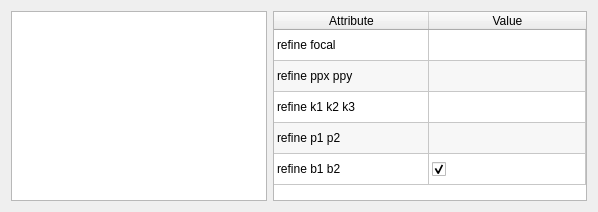
<?xml version="1.0" encoding="UTF-8"?>
<ui version="4.0">
 <class>CameraSelftAdjustWidget</class>
 <widget class="QWidget" name="CameraSelftAdjustWidget">
  <property name="geometry">
   <rect>
    <x>0</x>
    <y>0</y>
    <width>598</width>
    <height>212</height>
   </rect>
  </property>
  <property name="windowTitle">
   <string>CameraSelftAdjustWidget</string>
  </property>
  <layout class="QHBoxLayout" name="horizontalLayout" stretch="0,1">
   <item>
    <widget class="QListWidget" name="listWidget_camera">
     <property name="viewMode">
      <enum>QListView::ListMode</enum>
     </property>
    </widget>
   </item>
   <item>
    <widget class="QTableWidget" name="tableWidget_initial">
     <property name="autoFillBackground">
      <bool>false</bool>
     </property>
     <property name="frameShape">
      <enum>QFrame::StyledPanel</enum>
     </property>
     <property name="frameShadow">
      <enum>QFrame::Plain</enum>
     </property>
     <property name="editTriggers">
      <set>QAbstractItemView::NoEditTriggers</set>
     </property>
     <property name="alternatingRowColors">
      <bool>true</bool>
     </property>
     <property name="showGrid">
      <bool>true</bool>
     </property>
     <property name="gridStyle">
      <enum>Qt::SolidLine</enum>
     </property>
     <attribute name="horizontalHeaderCascadingSectionResizes">
      <bool>false</bool>
     </attribute>
     <attribute name="horizontalHeaderDefaultSectionSize">
      <number>155</number>
     </attribute>
     <attribute name="horizontalHeaderMinimumSectionSize">
      <number>50</number>
     </attribute>
     <attribute name="horizontalHeaderStretchLastSection">
      <bool>true</bool>
     </attribute>
     <attribute name="verticalHeaderVisible">
      <bool>false</bool>
     </attribute>
     <attribute name="verticalHeaderCascadingSectionResizes">
      <bool>false</bool>
     </attribute>
     <attribute name="verticalHeaderDefaultSectionSize">
      <number>31</number>
     </attribute>
     <attribute name="verticalHeaderMinimumSectionSize">
      <number>30</number>
     </attribute>
     <attribute name="verticalHeaderStretchLastSection">
      <bool>false</bool>
     </attribute>
     <row>
      <property name="text">
       <string>refine f</string>
      </property>
     </row>
     <row>
      <property name="text">
       <string>refine ppxy</string>
      </property>
     </row>
     <row>
      <property name="text">
       <string>refine k1k2k3</string>
      </property>
     </row>
     <row>
      <property name="text">
       <string>refine p1p2</string>
      </property>
     </row>
     <row>
      <property name="text">
       <string>refine b1b2</string>
      </property>
     </row>
     <column>
      <property name="text">
       <string>Attribute</string>
      </property>
     </column>
     <column>
      <property name="text">
       <string>Value</string>
      </property>
     </column>
     <item row="0" column="0">
      <property name="text">
       <string>refine focal</string>
      </property>
     </item>
     <item row="0" column="1">
      <property name="text">
       <string/>
      </property>
      <property name="checkState">
       <enum>Unchecked</enum>
      </property>
     </item>
     <item row="1" column="0">
      <property name="text">
       <string>refine ppx ppy</string>
      </property>
     </item>
     <item row="1" column="1">
      <property name="text">
       <string/>
      </property>
      <property name="checkState">
       <enum>Unchecked</enum>
      </property>
     </item>
     <item row="2" column="0">
      <property name="text">
       <string>refine k1 k2 k3</string>
      </property>
     </item>
     <item row="2" column="1">
      <property name="text">
       <string/>
      </property>
      <property name="checkState">
       <enum>Unchecked</enum>
      </property>
     </item>
     <item row="3" column="0">
      <property name="text">
       <string>refine p1 p2</string>
      </property>
     </item>
     <item row="3" column="1">
      <property name="text">
       <string/>
      </property>
      <property name="checkState">
       <enum>Unchecked</enum>
      </property>
     </item>
     <item row="4" column="0">
      <property name="text">
       <string>refine b1 b2</string>
      </property>
     </item>
     <item row="4" column="1">
      <property name="text">
       <string/>
      </property>
      <property name="checkState">
       <enum>Checked</enum>
      </property>
     </item>
    </widget>
   </item>
  </layout>
 </widget>
 <layoutdefault spacing="6" margin="11"/>
 <resources/>
 <connections>
  <connection>
   <sender>listWidget_camera</sender>
   <signal>currentRowChanged(int)</signal>
   <receiver>CameraSelftAdjustWidget</receiver>
   <slot>showCurCamera()</slot>
   <hints>
    <hint type="sourcelabel">
     <x>99</x>
     <y>149</y>
    </hint>
    <hint type="destinationlabel">
     <x>-41</x>
     <y>268</y>
    </hint>
   </hints>
  </connection>
  <connection>
   <sender>tableWidget_initial</sender>
   <signal>itemChanged(QTableWidgetItem*)</signal>
   <receiver>CameraSelftAdjustWidget</receiver>
   <slot>saveCameras()</slot>
   <hints>
    <hint type="sourcelabel">
     <x>375</x>
     <y>220</y>
    </hint>
    <hint type="destinationlabel">
     <x>307</x>
     <y>272</y>
    </hint>
   </hints>
  </connection>
 </connections>
 <slots>
  <slot>showCurCamera()</slot>
  <slot>saveCameras()</slot>
 </slots>
</ui>
